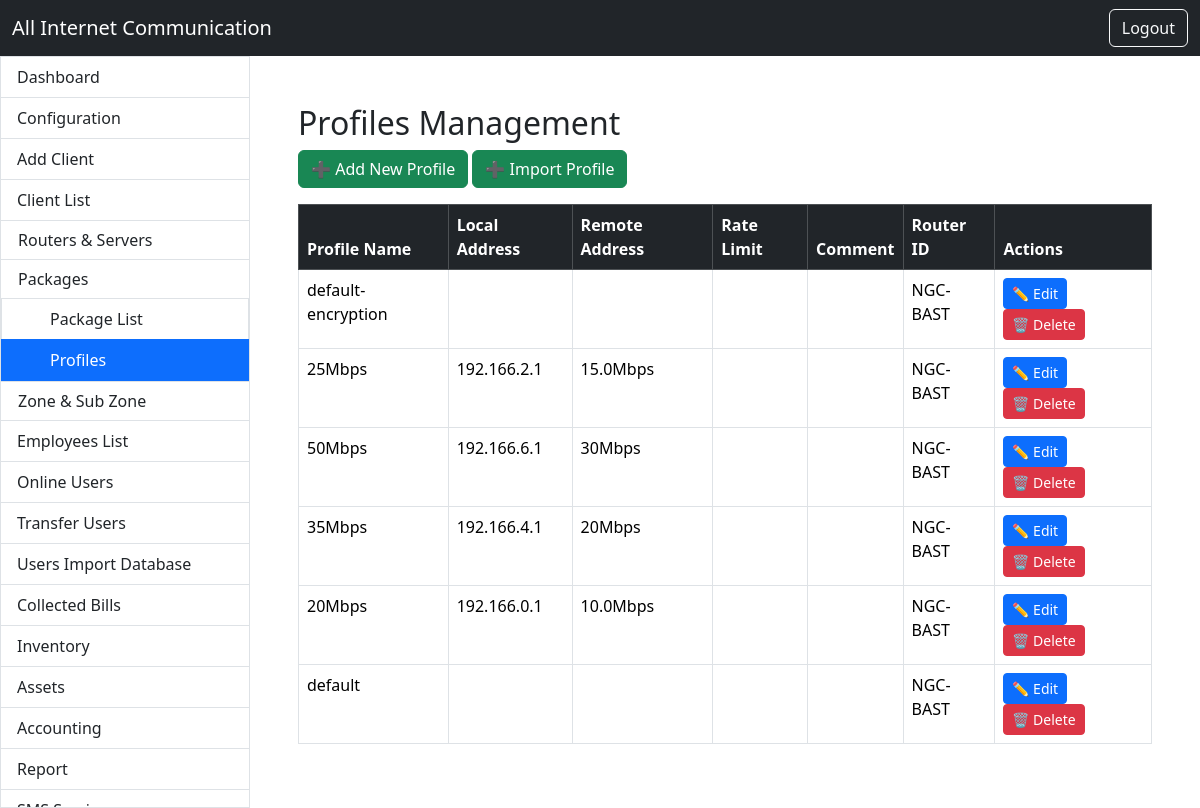
The app's page /profile/list_profiles.php (signed in) with its own data.
### tables this page shows
CREATE TABLE `profiles` (
  `id` int NOT NULL,
  `router_id` int NOT NULL,
  `profile_name` varchar(100) NOT NULL,
  `local_address` varchar(100) DEFAULT NULL,
  `remote_address` varchar(100) DEFAULT NULL,
  `rate_limit` varchar(100) DEFAULT NULL,
  `comment` varchar(255) DEFAULT NULL,
  `created_at` timestamp NULL DEFAULT CURRENT_TIMESTAMP,
  `updated_at` timestamp NULL DEFAULT CURRENT_TIMESTAMP ON UPDATE CURRENT_TIMESTAMP,
  `dns_servers` varchar(255) DEFAULT NULL
);

CREATE TABLE `servers` (
  `id` int NOT NULL,
  `server_name` varchar(255) NOT NULL,
  `router_id` int NOT NULL,
  `created_at` timestamp NULL DEFAULT CURRENT_TIMESTAMP
);

### profile/list_profiles.php (the view, shortened to what this page needs)
<?php
require_once '../includes/db.php';
require_once '../includes/header.php';
require_once '../includes/sidebar.php';
?>
<div class="container p-4">
    <h2>Profiles Management</h2>
    <?php if ($_SESSION['role'] === 'admin'): ?>
    <a href="add_profile.php" class="btn btn-success mb-3">➕ Add New Profile</a>
    <a href="/profile/import_profiles_form.php" class="btn btn-success mb-3">➕ Import Profile</a>
<?php else: ?>
    <a href="#" class="btn btn-success mb-3 disabled" aria-disabled="true" tabindex="-1">➕ Add New Profile</a>
    <a href="#" class="btn btn-success mb-3 disabled" aria-disabled="true" tabindex="-1">➕ Import Profile</a>
<?php endif; ?>
    <table class="table table-bordered table-hover">
        <thead class="table-dark">
            <tr>
                <th>Profile Name</th>
                <th>Local Address</th>
                <th>Remote Address</th>
                <th>Rate Limit</th>
                <th>Comment</th>
                <th>Router ID</th>
                <th>Actions</th>
            </tr>
        </thead>
        <tbody>
            <?php
            $profiles = $conn->query("SELECT profiles.*, servers.server_name
            FROM profiles
            JOIN servers ON profiles.router_id = servers.router_id
            ORDER BY profiles.id DESC");
            while ($p = $profiles->fetch_assoc()):
            ?>
                <tr>
                    <td><?= htmlspecialchars($p['profile_name'] ?? '') ?></td>
                    <td><?= htmlspecialchars($p['local_address'] ?? '') ?></td>
                    <td><?= htmlspecialchars($p['remote_address'] ?? '') ?></td>
                    <td><?= htmlspecialchars($p['rate_limit'] ?? '') ?></td>
                    <td><?= htmlspecialchars($p['comment'] ?? '') ?></td>
                    <td><?= $p['server_name'] ?></td>
                    <td>
                        <?php if ($_SESSION['role'] === 'admin'): ?>
                            <a href="edit_profile.php?id=<?= $p['id'] ?>" class="btn btn-primary btn-sm">✏️ Edit</a>
                            <a href="delete_profile.php?id=<?= $p['id'] ?>" class="btn btn-danger btn-sm" onclick="return confirm('Delete this profile?')">🗑️ Delete</a>
                        <?php else: ?>
                            <a href="#" class="btn btn-primary btn-sm disabled" aria-disabled="true" tabindex="-1">✏️ Edit</a>
                            <a href="#" class="btn btn-danger btn-sm disabled" aria-disabled="true" tabindex="-1">🗑️ Delete</a>
                        <?php endif; ?>
                    </td>
            <?php endwhile; ?>
        </tbody>
    </table>
</div>
<?php require_once '../includes/footer.php'; ?>

### records on screen
profiles: profile_name "default-encryption", servers.server_name "NGC-BAST"
profiles: profile_name "25Mbps", local_address "192.166.2.1", remote_address "15.0Mbps", servers.server_name "NGC-BAST"
profiles: profile_name "50Mbps", local_address "192.166.6.1", remote_address "30Mbps", servers.server_name "NGC-BAST"
profiles: profile_name "35Mbps", local_address "192.166.4.1", remote_address "20Mbps", servers.server_name "NGC-BAST"
profiles: profile_name "20Mbps", local_address "192.166.0.1", remote_address "10.0Mbps", servers.server_name "NGC-BAST"
profiles: profile_name "default", servers.server_name "NGC-BAST"
